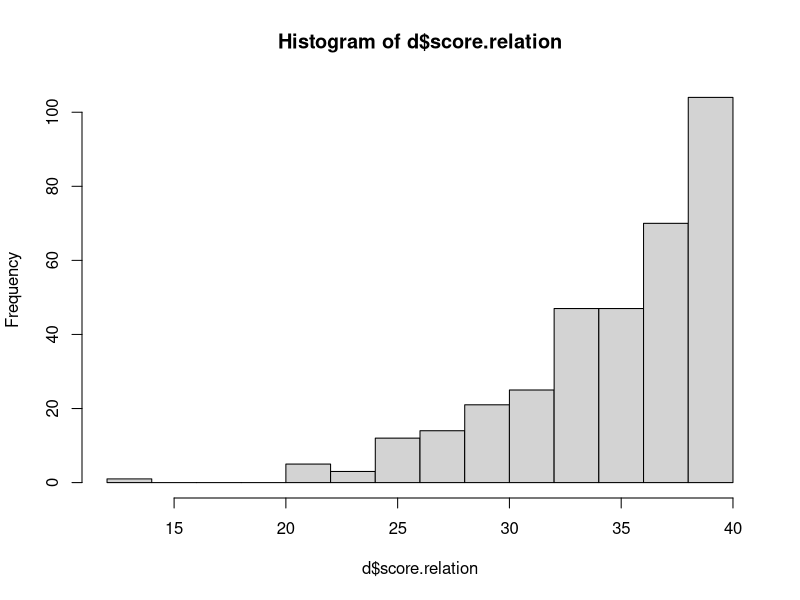
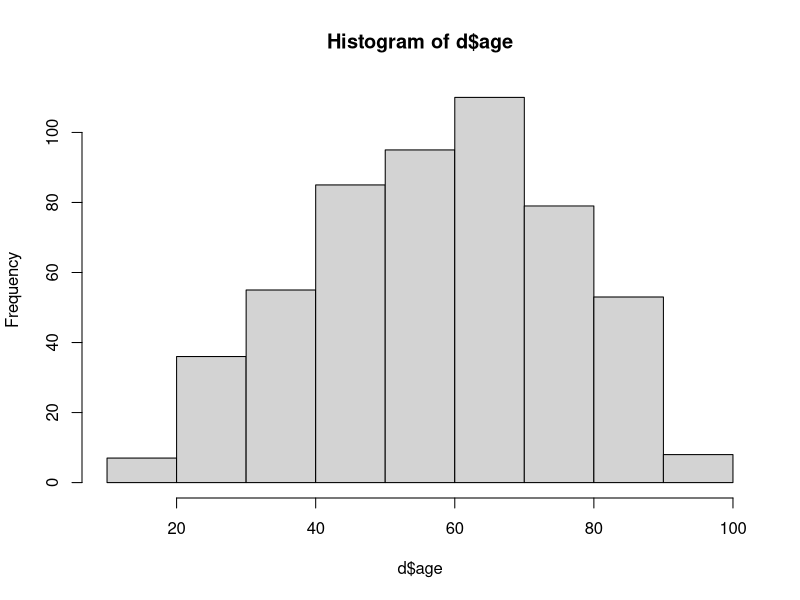
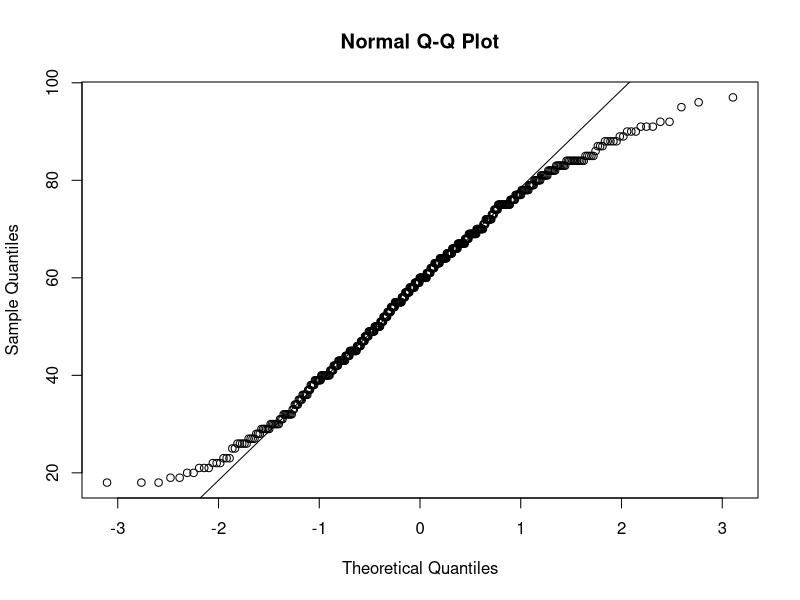

Here is the R script that generated these plots, in order:
##On définit le répertoire de travail et on charge le document

setwd("~/Documents/R/Datas")
d<-read.csv2("satisfaction_hopital.csv")

##Verification de la liste des variables du dataframe et des valeurs uniques de la variable "recommander"

names(d)
unique(d$recommander)

##-----------------------------------------------------------------------------
##Question 1
##Recoder la variable recommander en variable binaire. Toutes valeurs superieures a 1 seront recodées en 1 et celles inferieures ou egales a 1 seront recodées en 0:

recommander.b<-ifelse(d$recommander>1,1,0)

##Verification que le recodage a bien fonctionné:

table(recommander.b,d$recommander,deparse.level=2,useNA="always")

##-----------------------------------------------------------------------------
## Question 2
##On utilise la fonction twoby2 qui permet de tester la force de la relation entre deux variables binaires. Elle permet de visualiser l'OR et son intervalle de confiance a 95%:

sexe<-d$sexe
library(Epi)
twoby2(sexe,recommander.b)

##l'OR est proche de 1 et le p est plus grand que 0.05, les deux variables sont statistiquement indépendantes.

##-----------------------------------------------------------------------------
##Question 3
##La corrélation de Pearson necesite que l'on vérifit si une des deux variables score.relation ou age suit une loi normale:

hist(d$score.relation)
hist(d$age)
qqnorm(d$age);qqline(d$age)

##On considere que l'age suit une loi normale (histogramme en forme de "cloche" et les données suivent a peu pres la ligne QQ norme, sauf aux extrémitées), on peut donc utiliser la corrélation de Pearson

cor.test(d$age,d$score.relation)

##p est superieur a 0.05, et cor est faible, on considere donc que les variables sont indépendantes.

##-----------------------------------------------------------------------------
##Question 4
##Pour comparer deux moyennes du score de relation dans les sous groupes Homme et Femme on utilisera le test t de student. Pour ce test les deux variances (ou ecart type) du groupe doivent etre égales.
##Pour le vérifier on peut utiliser la fonction tapply:

with(d,tapply(score.relation,sexe,sd,na.rm=TRUE))

## On considère que les écart type sont proches et que l'echantillon est assez grand (534). On peut donc utiliser le test de student:

t.test(d$score.relation~sexe,var.equal = TRUE)

##p est beaucoup plus grand que 0.05, la differences du score de relation dans le groupe des femmes et celui des hommes n'est pas significative.
